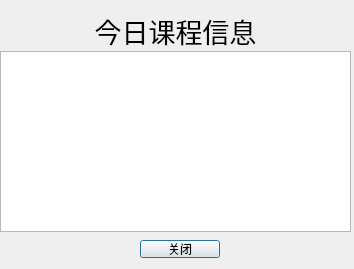
<?xml version="1.0" encoding="UTF-8"?>
<ui version="4.0">
 <class>TodayCourseInfo</class>
 <widget class="QDialog" name="TodayCourseInfo">
  <property name="geometry">
   <rect>
    <x>0</x>
    <y>0</y>
    <width>354</width>
    <height>269</height>
   </rect>
  </property>
  <property name="windowTitle">
   <string>Dialog</string>
  </property>
  <widget class="QLabel" name="label">
   <property name="geometry">
    <rect>
     <x>0</x>
     <y>10</y>
     <width>351</width>
     <height>41</height>
    </rect>
   </property>
   <property name="font">
    <font>
     <pointsize>20</pointsize>
    </font>
   </property>
   <property name="text">
    <string>今日课程信息</string>
   </property>
   <property name="alignment">
    <set>Qt::AlignCenter</set>
   </property>
  </widget>
  <widget class="QPushButton" name="pushButton">
   <property name="geometry">
    <rect>
     <x>140</x>
     <y>240</y>
     <width>80</width>
     <height>18</height>
    </rect>
   </property>
   <property name="text">
    <string>关闭</string>
   </property>
  </widget>
  <widget class="QTextBrowser" name="textBrowser">
   <property name="geometry">
    <rect>
     <x>0</x>
     <y>51</y>
     <width>351</width>
     <height>181</height>
    </rect>
   </property>
  </widget>
 </widget>
 <resources/>
 <connections>
  <connection>
   <sender>pushButton</sender>
   <signal>clicked()</signal>
   <receiver>TodayCourseInfo</receiver>
   <slot>close()</slot>
   <hints>
    <hint type="sourcelabel">
     <x>199</x>
     <y>288</y>
    </hint>
    <hint type="destinationlabel">
     <x>199</x>
     <y>149</y>
    </hint>
   </hints>
  </connection>
 </connections>
</ui>
